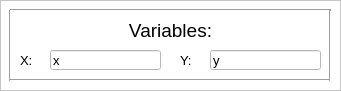
  <widget class="QFrame" name="frame_4">
   <property name="geometry">
    <rect>
     <x>350</x>
     <y>260</y>
     <width>341</width>
     <height>91</height>
    </rect>
   </property>
   <property name="palette">
    <palette>
     <active>
      <colorrole role="Base">
       <brush brushstyle="SolidPattern">
        <color alpha="255">
         <red>255</red>
         <green>255</green>
         <blue>255</blue>
        </color>
       </brush>
      </colorrole>
      <colorrole role="Window">
       <brush brushstyle="SolidPattern">
        <color alpha="255">
         <red>255</red>
         <green>255</green>
         <blue>255</blue>
        </color>
       </brush>
      </colorrole>
     </active>
     <inactive>
      <colorrole role="Base">
       <brush brushstyle="SolidPattern">
        <color alpha="255">
         <red>255</red>
         <green>255</green>
         <blue>255</blue>
        </color>
       </brush>
      </colorrole>
      <colorrole role="Window">
       <brush brushstyle="SolidPattern">
        <color alpha="255">
         <red>255</red>
         <green>255</green>
         <blue>255</blue>
        </color>
       </brush>
      </colorrole>
     </inactive>
     <disabled>
      <colorrole role="Base">
       <brush brushstyle="SolidPattern">
        <color alpha="255">
         <red>255</red>
         <green>255</green>
         <blue>255</blue>
        </color>
       </brush>
      </colorrole>
      <colorrole role="Window">
       <brush brushstyle="SolidPattern">
        <color alpha="255">
         <red>255</red>
         <green>255</green>
         <blue>255</blue>
        </color>
       </brush>
      </colorrole>
     </disabled>
    </palette>
   </property>
   <property name="autoFillBackground">
    <bool>true</bool>
   </property>
   <property name="frameShape">
    <enum>QFrame::StyledPanel</enum>
   </property>
   <property name="frameShadow">
    <enum>QFrame::Raised</enum>
   </property>
   <widget class="Line" name="line_17">
    <property name="geometry">
     <rect>
      <x>0</x>
      <y>10</y>
      <width>21</width>
      <height>71</height>
     </rect>
    </property>
    <property name="orientation">
     <enum>Qt::Vertical</enum>
    </property>
   </widget>
   <widget class="Line" name="line_15">
    <property name="geometry">
     <rect>
      <x>10</x>
      <y>0</y>
      <width>321</width>
      <height>21</height>
     </rect>
    </property>
    <property name="orientation">
     <enum>Qt::Horizontal</enum>
    </property>
   </widget>
   <widget class="Line" name="line_16">
    <property name="geometry">
     <rect>
      <x>10</x>
      <y>70</y>
      <width>321</width>
      <height>21</height>
     </rect>
    </property>
    <property name="orientation">
     <enum>Qt::Horizontal</enum>
    </property>
   </widget>
   <widget class="Line" name="line_18">
    <property name="geometry">
     <rect>
      <x>320</x>
      <y>10</y>
      <width>21</width>
      <height>71</height>
     </rect>
    </property>
    <property name="orientation">
     <enum>Qt::Vertical</enum>
    </property>
   </widget>
   <widget class="QLabel" name="label_12">
    <property name="geometry">
     <rect>
      <x>20</x>
      <y>20</y>
      <width>301</width>
      <height>21</height>
     </rect>
    </property>
    <property name="font">
     <font>
      <pointsize>14</pointsize>
     </font>
    </property>
    <property name="text">
     <string>Variables:</string>
    </property>
    <property name="alignment">
     <set>Qt::AlignCenter</set>
    </property>
   </widget>
   <widget class="QLabel" name="label_13">
    <property name="geometry">
     <rect>
      <x>20</x>
      <y>50</y>
      <width>21</width>
      <height>21</height>
     </rect>
    </property>
    <property name="font">
     <font>
      <pointsize>10</pointsize>
     </font>
    </property>
    <property name="text">
     <string>X:</string>
    </property>
   </widget>
   <widget class="QLineEdit" name="lineEdit_nameX">
    <property name="geometry">
     <rect>
      <x>50</x>
      <y>50</y>
      <width>111</width>
      <height>20</height>
     </rect>
    </property>
    <property name="font">
     <font>
      <pointsize>10</pointsize>
     </font>
    </property>
    <property name="text">
     <string>x</string>
    </property>
   </widget>
   <widget class="QLineEdit" name="lineEdit_nameY">
    <property name="geometry">
     <rect>
      <x>210</x>
      <y>50</y>
      <width>111</width>
      <height>20</height>
     </rect>
    </property>
    <property name="font">
     <font>
      <pointsize>10</pointsize>
     </font>
    </property>
    <property name="text">
     <string>y</string>
    </property>
   </widget>
   <widget class="QLabel" name="label_14">
    <property name="geometry">
     <rect>
      <x>180</x>
      <y>50</y>
      <width>21</width>
      <height>21</height>
     </rect>
    </property>
    <property name="font">
     <font>
      <pointsize>10</pointsize>
     </font>
    </property>
    <property name="text">
     <string>Y:</string>
    </property>
   </widget>
  </widget>
